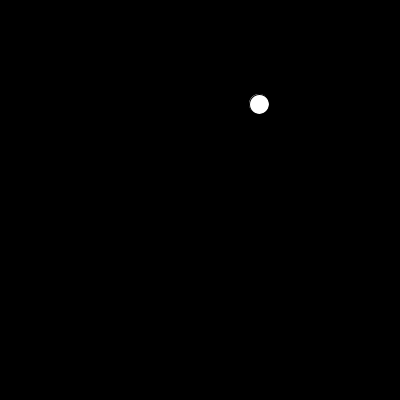
Frame 1 (no input)
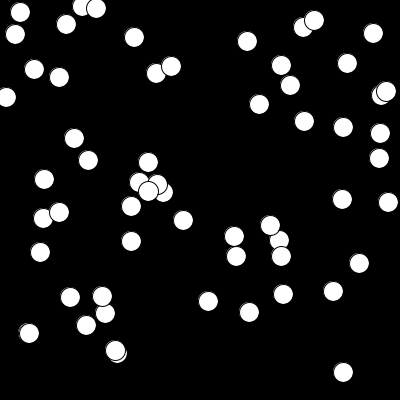
Frame 60 (the mouse pressed at the canvas centre just before this capture)
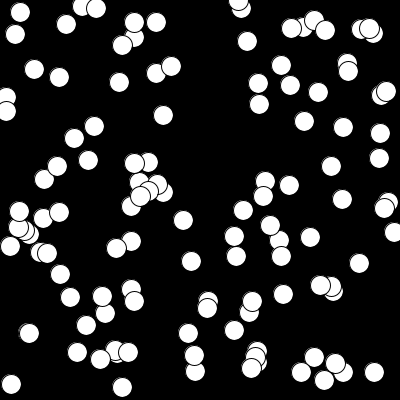
Frame 120 (the mouse held since frame 60 and released just before this capture)

The Processing sketch that drew these frames (run headless with seeded random() and noise(); from frame 60 on, the mouse is pressed at the canvas centre):

// Processing sketch: Colission
// ── Colission.pde
void setup() {
  size(400, 400);
  background(0);
}

void draw() {
  int x = round(random(width));
  int y = round(random(height));
  ellipse(x, y, 20, 20);
  println(x);
}
